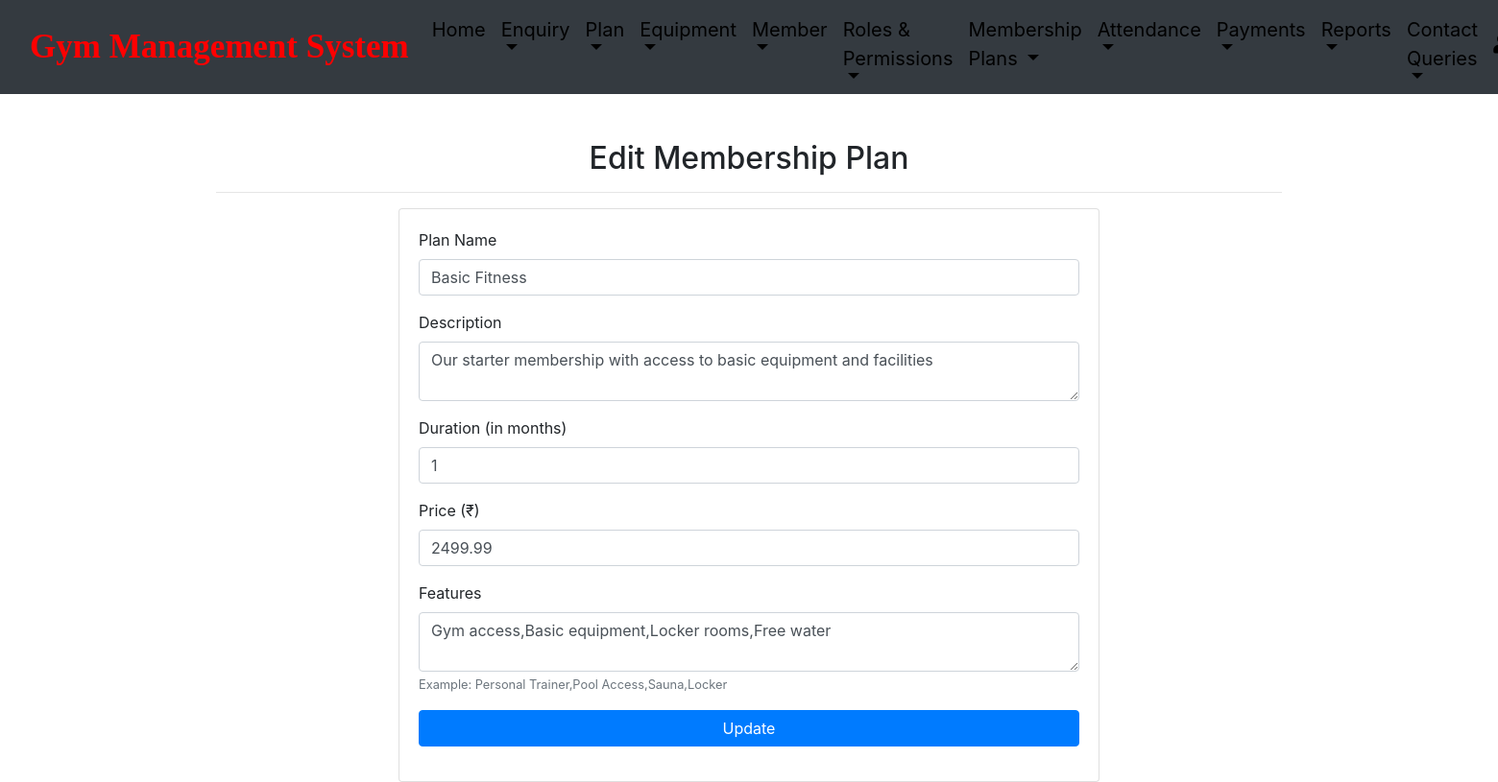
Screenshot of /edit_MembershipPlan/1 (signed in) with the database file from the repository.
### gym/models.py (models this page shows, shortened)
class MembershipPlan(models.Model):
    name = models.CharField(max_length=100)
    description = models.TextField(null=True, blank=True)
    duration_months = models.IntegerField()
    price = models.DecimalField(max_digits=10, decimal_places=2)
    features = models.TextField(null=True, blank=True, help_text="Comma-separated list of features")
    created_at = models.DateTimeField(auto_now_add=True)

### gym/views.py (the view, shortened to what this page needs)
# urls.py: path('edit_MembershipPlan/<int:pid>', edit_MembershipPlan, name='edit_MembershipPlan'),
def edit_MembershipPlan(request, pid):
    if not request.user.is_authenticated:
        return redirect('admin_login')
    error = ""
    plan = MembershipPlan.objects.get(id=pid)
    return render(request, 'edit_MembershipPlan.html', locals())

### gym/templates/edit_MembershipPlan.html (shortened to what this page needs)
{% include 'admin_nav.html' %}
{% load static %}
<head>
</head>
<div class="container mt-5">
    <h2 class="text-center">Edit Membership Plan</h2>
    <hr>
    <div class="row">
        <div class="col-sm-2"></div>
        <div class="col-sm-8">
            <div class="card">
                <div class="card-body">
                    <form method="post">
                        <div class="form-group">
                            <label>Plan Name</label>
                            <input type="text" name="name" value="{{ plan.name }}" class="form-control" required>
                        </div>
                        <div class="form-group">
                            <label>Description</label>
                            <textarea class="form-control" name="description">{{ plan.description }}</textarea>
                        </div>
                        <div class="form-group">
                            <label>Duration (in months)</label>
                            <input type="number" name="duration_months" value="{{ plan.duration_months }}" class="form-control" required>
                        </div>
                        <div class="form-group">
                            <label>Price (₹)</label>
                            <input type="number" step="1" name="price" value="{{ plan.price }}" class="form-control" required>
                        </div>
                        <div class="form-group">
                            <label>Features</label>
                            <textarea class="form-control" name="features">{{ plan.features }}</textarea>
                            <small class="form-text text-muted">Example: Personal Trainer,Pool Access,Sauna,Locker</small>
                        </div>
                        <input type="submit" value="Update" class="btn btn-primary btn-block">
                    </form>
                </div>
            </div>
        </div>
        <div class="col-sm-2"></div>
    </div>
</div>

### rows the page displays
MembershipPlan: name "Basic Fitness", description "Our starter membership with access to basic equipment and facilities", duration_months "1", price "2499.99", features "Gym access,Basic equipment,Locker rooms,Free water"
